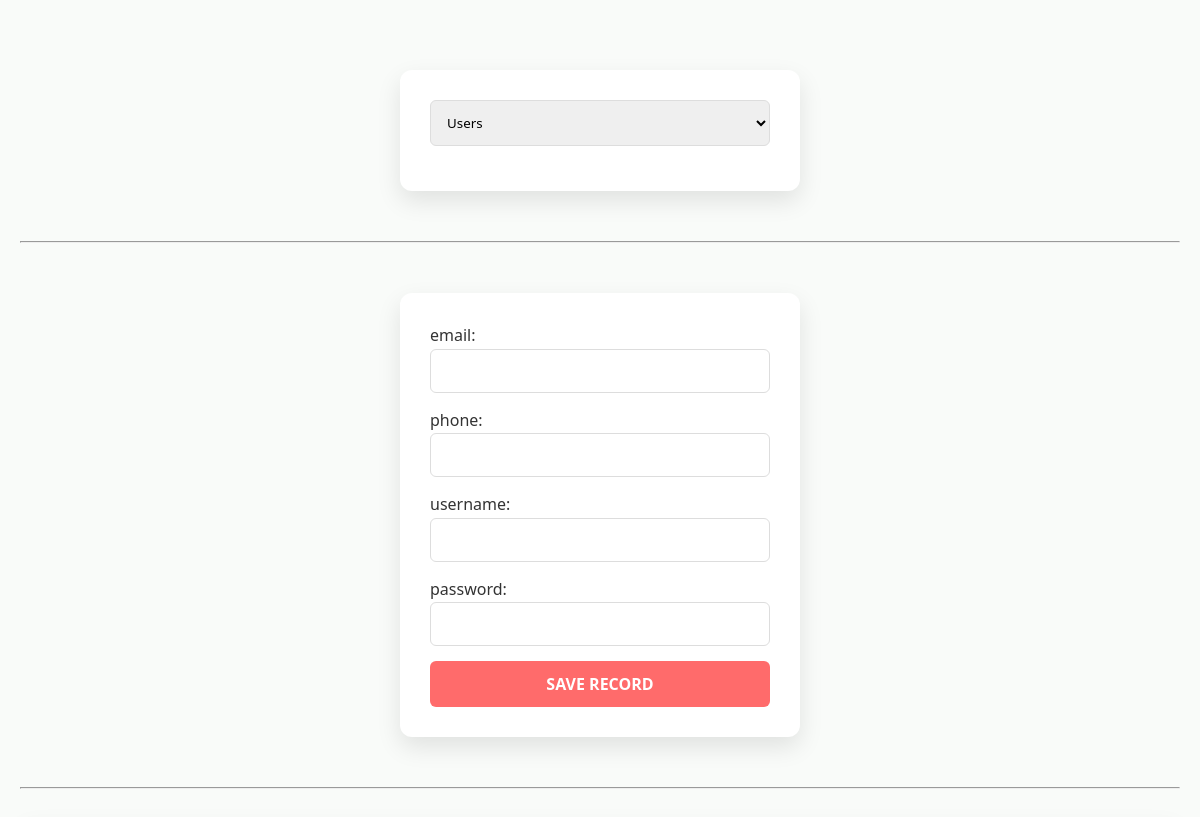
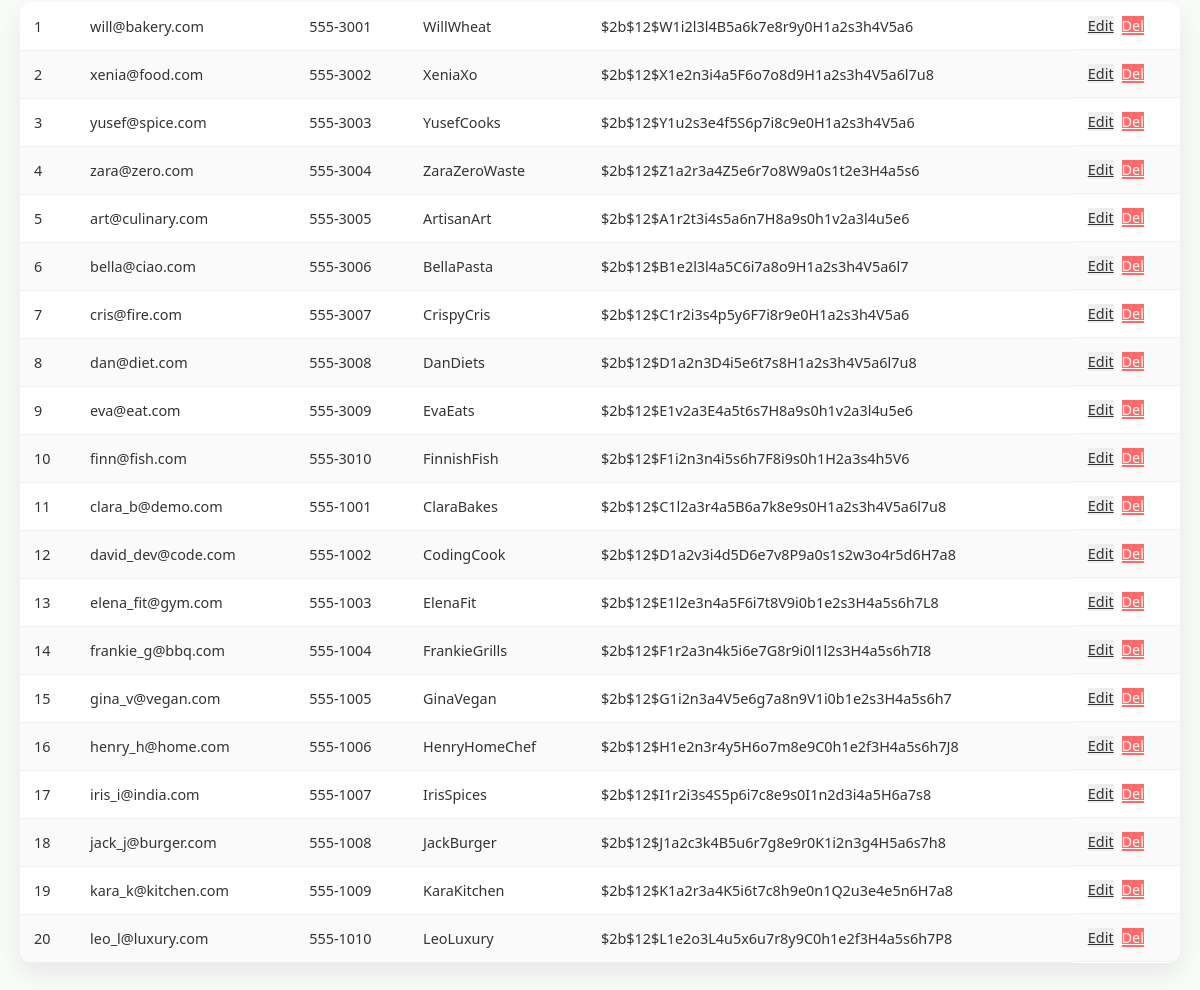
The page /admin/CRUD.php on the database its author committed (2 pictures, top to bottom).
### tables this page shows
CREATE TABLE USER (
    id INT AUTO_INCREMENT PRIMARY KEY,
    email VARCHAR(255),
    phone VARCHAR(20),
    username VARCHAR(50) NOT NULL,
    password VARCHAR(255) NOT NULL
);

### admin/CRUD.php (the view, shortened to what this page needs)
<link rel="stylesheet" href="../css/style.css">
<?php
require_once __DIR__ . '/../actions/connect_bd.php';
$table = $_REQUEST['table_name'] ?? 'USER';
$edit_id = $_GET['edit'] ?? null;
$row_to_edit = $edit_id ? $conn->query("SELECT * FROM $table WHERE id=$edit_id")->fetch_assoc() : null;
?>
<form method="get">
    <select name="table_name" onchange="this.form.submit()">
        <option value="users" <?= $table=='user'?'selected':'' ?>>Users</option>
    </select>
</form>
<hr>
<form method="post">
    <?php
    $res = $conn->query("DESCRIBE $table");
    while($col = $res->fetch_assoc()):
        if($col['Extra'] == 'auto_increment') continue;
        $name = $col['Field'];
    ?>
        <label><?= $name ?>:</label>
        <input type="text" name="f[<?= $name ?>]" value="<?= $row_to_edit[$name] ?? '' ?>" required><br>
    <?php endwhile; ?>
    <button type="submit" name="save">SAVE RECORD</button>
</form>
<hr>
<table class="crud-table">
    <?php
    $pk_query = $conn->query("SHOW KEYS FROM $table WHERE Key_name = 'PRIMARY'");
    $pk_row = $pk_query->fetch_assoc();
    $primary_key = $pk_row['Column_name'] ?? 'id';
    $data = $conn->query("SELECT * FROM $table");
    while($row = $data->fetch_assoc()):
    ?>
    <tr>
        <?php foreach($row as $v) echo "<td>" . htmlspecialchars($v) . "</td>"; ?>
        <td class="actions">
            <a class="btn-edit" href="?table_name=<?= $table ?>&edit=<?= $row[$primary_key] ?>">Edit</a>
            <a class="btn-delete" href="?table_name=<?= $table ?>&delete=<?= $row[$primary_key] ?>" onclick="return confirm('Delete?')">Del</a>
        </td>
    </tr>
    <?php endwhile; ?>
</table>

### css/style.css (style rules this page uses)
* { box-sizing: border-box; margin: 0; padding: 0; font-family: 'Segoe UI', Tahoma, Geneva, Verdana, sans-serif; }
form { background: #fff; max-width: 400px; margin: 50px auto; padding: 30px; border-radius: 12px; box-shadow: 0 10px 25px rgba(0,0,0,0.1); }
input[type="text"], input[type="password"], input[type="email"], input[type="date"], select { width: 100%; padding: 12px; margin-bottom: 15px; border: 1px solid #ddd; border-radius: 6px; }
button { width: 100%; padding: 12px; background: #ff6b6b; border: none; color: white; font-size: 1rem; border-radius: 6px; cursor: pointer; font-weight: bold; }
.crud-table { width: 100%; border-collapse: collapse; background: #fff; border-radius: 12px; overflow: hidden; box-shadow: 0 10px 25px rgba(0,0,0,0.08); margin: 30px auto; }
.crud-table td { padding: 14px; border-bottom: 1px solid #f0f0f0; font-size: 0.9rem; vertical-align: middle; }
.crud-table tr:nth-child(even) { background-color: #fafafa; }
.crud-table .actions { display: flex; gap: 8px; }
.btn-edit { background: #eee; color: #333; }
.btn-delete { background: #ff6b6b; color: #fff; }

### rows shown on the page
user: id "1", email "will@bakery.com", phone "555-3001", username "WillWheat", password "$2b$12$W1i2l3l4B5a6k7e8r9y0H1a2s3h4V5a6"
user: id "2", email "xenia@food.com", phone "555-3002", username "XeniaXo", password "$2b$12$X1e2n3i4a5F6o7o8d9H1a2s3h4V5a6l7u8"
user: id "3", email "yusef@spice.com", phone "555-3003", username "YusefCooks", password "$2b$12$Y1u2s3e4f5S6p7i8c9e0H1a2s3h4V5a6"
user: id "4", email "zara@zero.com", phone "555-3004", username "ZaraZeroWaste", password "$2b$12$Z1a2r3a4Z5e6r7o8W9a0s1t2e3H4a5s6"
user: id "5", email "art@culinary.com", phone "555-3005", username "ArtisanArt", password "$2b$12$A1r2t3i4s5a6n7H8a9s0h1v2a3l4u5e6"
user: id "6", email "bella@ciao.com", phone "555-3006", username "BellaPasta", password "$2b$12$B1e2l3l4a5C6i7a8o9H1a2s3h4V5a6l7"
user: id "7", email "cris@fire.com", phone "555-3007", username "CrispyCris", password "$2b$12$C1r2i3s4p5y6F7i8r9e0H1a2s3h4V5a6"
user: id "8", email "dan@diet.com", phone "555-3008", username "DanDiets", password "$2b$12$D1a2n3D4i5e6t7s8H1a2s3h4V5a6l7u8"
user: id "9", email "eva@eat.com", phone "555-3009", username "EvaEats", password "$2b$12$E1v2a3E4a5t6s7H8a9s0h1v2a3l4u5e6"
user: id "10", email "finn@fish.com", phone "555-3010", username "FinnishFish", password "$2b$12$F1i2n3n4i5s6h7F8i9s0h1H2a3s4h5V6"
user: id "11", email "clara_b@demo.com", phone "555-1001", username "ClaraBakes", password "$2b$12$C1l2a3r4a5B6a7k8e9s0H1a2s3h4V5a6l7u8"
user: id "12", email "david_dev@code.com", phone "555-1002", username "CodingCook", password "$2b$12$D1a2v3i4d5D6e7v8P9a0s1s2w3o4r5d6H7a8"
user: id "13", email "elena_fit@gym.com", phone "555-1003", username "ElenaFit", password "$2b$12$E1l2e3n4a5F6i7t8V9i0b1e2s3H4a5s6h7L8"
user: id "14", email "frankie_g@bbq.com", phone "555-1004", username "FrankieGrills", password "$2b$12$F1r2a3n4k5i6e7G8r9i0l1l2s3H4a5s6h7I8"
user: id "15", email "gina_v@vegan.com", phone "555-1005", username "GinaVegan", password "$2b$12$G1i2n3a4V5e6g7a8n9V1i0b1e2s3H4a5s6h7"
user: id "16", email "henry_h@home.com", phone "555-1006", username "HenryHomeChef", password "$2b$12$H1e2n3r4y5H6o7m8e9C0h1e2f3H4a5s6h7J8"
user: id "17", email "iris_i@india.com", phone "555-1007", username "IrisSpices", password "$2b$12$I1r2i3s4S5p6i7c8e9s0I1n2d3i4a5H6a7s8"
user: id "18", email "jack_j@burger.com", phone "555-1008", username "JackBurger", password "$2b$12$J1a2c3k4B5u6r7g8e9r0K1i2n3g4H5a6s7h8"
user: id "19", email "kara_k@kitchen.com", phone "555-1009", username "KaraKitchen", password "$2b$12$K1a2r3a4K5i6t7c8h9e0n1Q2u3e4e5n6H7a8"
user: id "20", email "leo_l@luxury.com", phone "555-1010", username "LeoLuxury", password "$2b$12$L1e2o3L4u5x6u7r8y9C0h1e2f3H4a5s6h7P8"

### other values the page prints
$name "email"
$name "phone"
$name "username"
$name "password"
